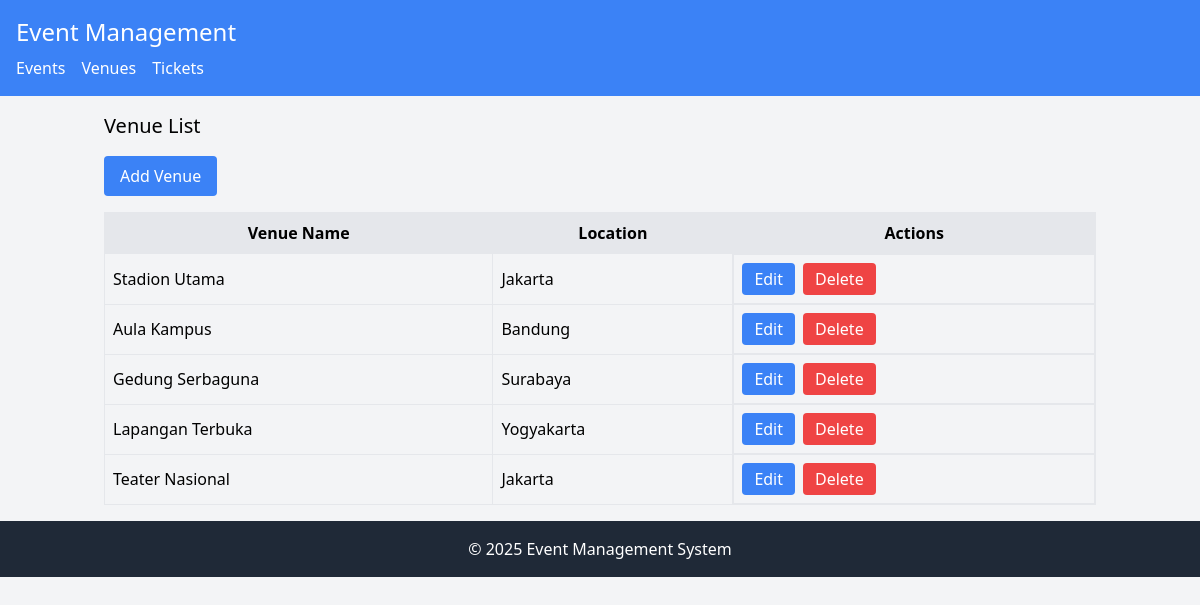
/index.php?entity=venue, run on the app's committed database.
### tables this page shows
CREATE TABLE venue (
    id INT AUTO_INCREMENT PRIMARY KEY,
    venue_name VARCHAR(100) NOT NULL,
    location VARCHAR(150) NOT NULL
);

### model/Venue.php (called while the page is built, shortened)
<?php
require_once 'config/Database.php';
class Venue {
    private $conn;
    private $table = 'venue';
    public function __construct() {
        $database = new Database();
        $this->conn = $database->getConnection();
    }
    public function getAll() {
        $query = "SELECT * FROM " . $this->table;
        $stmt = $this->conn->prepare($query);
        $stmt->execute();
        return $stmt->fetchAll(PDO::FETCH_ASSOC);
    }
}
?>

### config/Database.php (called while the page is built, shortened)
<?php
class Database {
    private $host = "localhost";
    private $username = "root";
    private $password = "";
    private $database = "event_management";
    public function getConnection() {
        $this->conn = null;
        try {
            $this->conn = new PDO("mysql:host=" . $this->host . ";dbname=" . $this->database, $this->username, $this->password);
            $this->conn->setAttribute(PDO::ATTR_ERRMODE, PDO::ERRMODE_EXCEPTION);
        } catch(PDOException $e) {
            echo "Connection error: " . $e->getMessage();
        }
        return $this->conn;
    }
}
?>

### viewmodel/VenueViewModel.php (called while the page is built, shortened)
<?php
require_once 'model/Venue.php';
class VenueViewModel {
    private $venue;
    public function __construct() {
        $this->venue = new Venue();
    }
    public function getVenueList() {
        return $this->venue->getAll();
    }
}
?>

### views/venue_list.php (the view)
<?php
require_once 'views/template/header.php';
?>
<h2 class="text-xl mb-4">Venue List</h2>
<a href="index.php?entity=venue&action=add" class="bg-blue-500 text-white px-4 py-2 rounded mb-4 inline-block">Add Venue</a>
<table class="w-full border">
    <tr class="bg-gray-200">
        <th class="border p-2">Venue Name</th>
        <th class="border p-2">Location</th>
        <th class="border p-2">Actions</th>
    </tr>
    <?php foreach ($venueList as $venue): ?>
    <tr>
        <td class="border p-2"><?php echo htmlspecialchars($venue['venue_name']); ?></td>
        <td class="border p-2"><?php echo htmlspecialchars($venue['location']); ?></td>
        <td class="border p-2 flex space-x-2">
            <a href="index.php?entity=venue&action=edit&id=<?php echo $venue['id']; ?>" class="bg-blue-500 text-white px-3 py-1 rounded hover:bg-blue-600">Edit</a>
            <form action="index.php?entity=venue&action=delete&id=<?php echo $venue['id']; ?>" method="POST" onsubmit="return confirm('Are you sure?');" style="display:inline;">
                <button type="submit" class="bg-red-500 text-white px-3 py-1 rounded hover:bg-red-600">Delete</button>
            </form>
        </td>
    </tr>
    <?php endforeach; ?>
</table>
<?php
require_once 'views/template/footer.php';
?>

### data on the page
venue: venue_name "Stadion Utama", location "Jakarta"
venue: venue_name "Aula Kampus", location "Bandung"
venue: venue_name "Gedung Serbaguna", location "Surabaya"
venue: venue_name "Lapangan Terbuka", location "Yogyakarta"
venue: venue_name "Teater Nasional", location "Jakarta"
